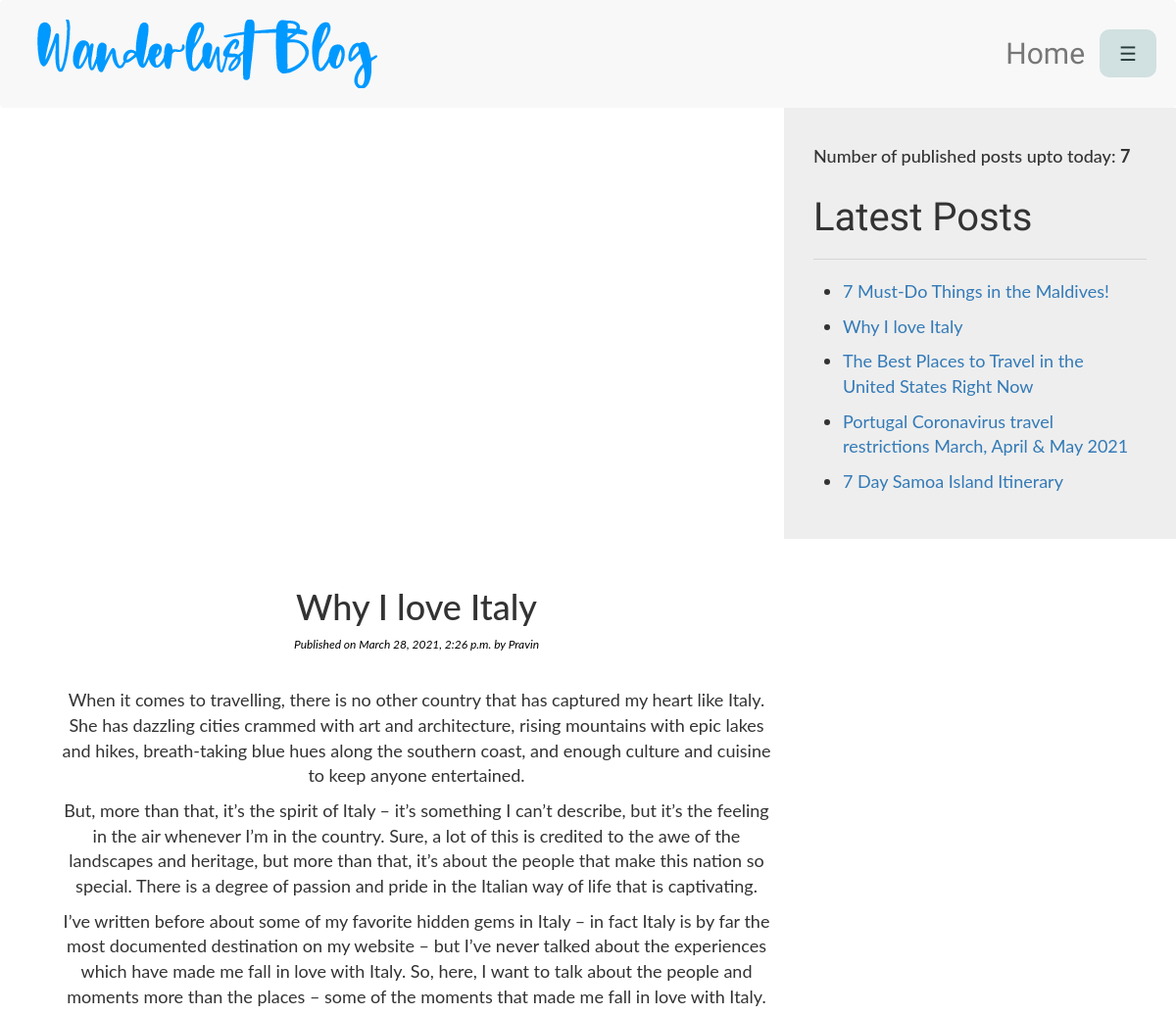
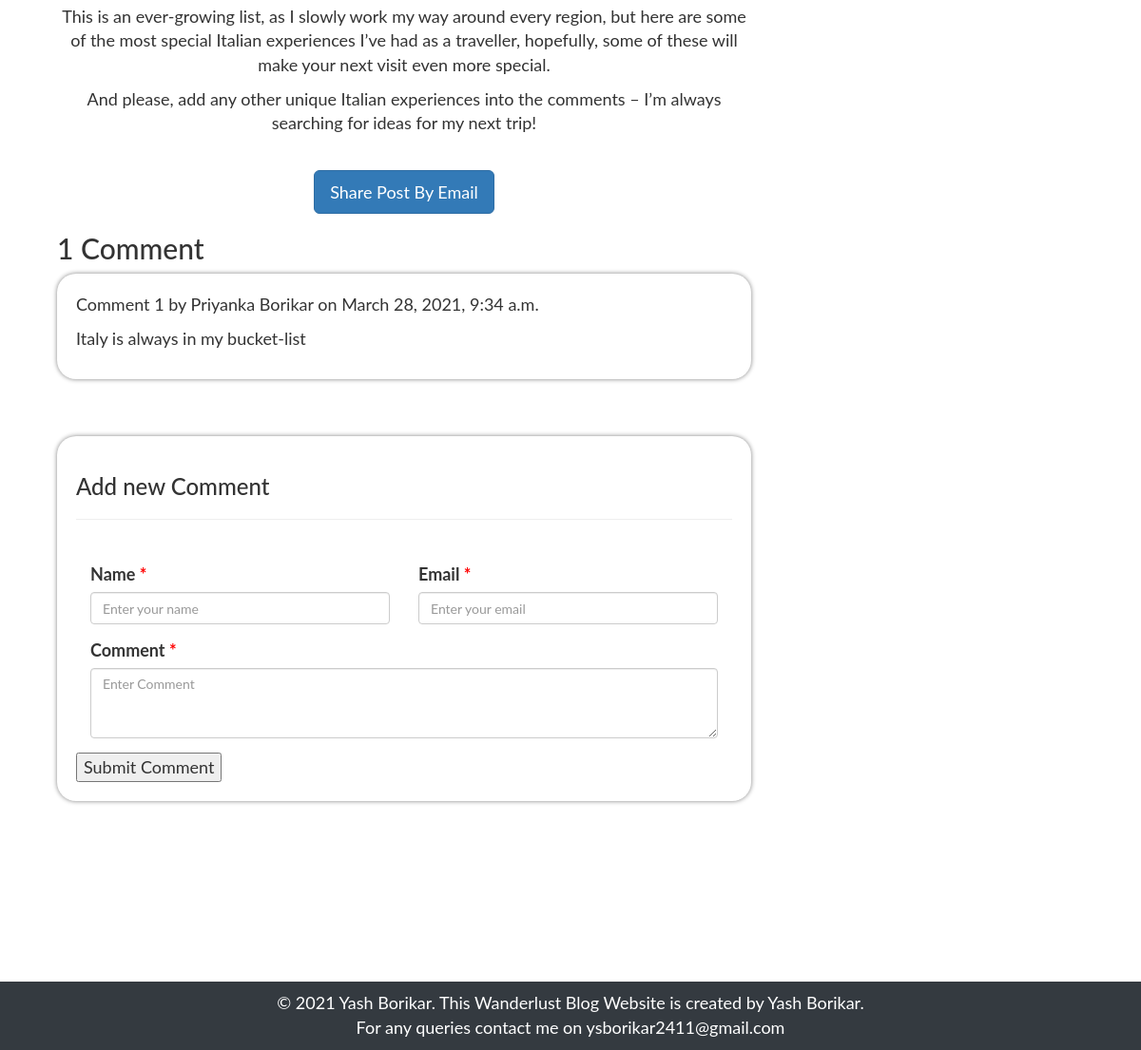
Page /2021/03/28/why-i-love-italy/ on the committed database (2 pictures, top to bottom).
### BlogApp/models.py (models this page shows, shortened)
class Post(models.Model):
    STATUS_CHOICES = (('1','Draft'), ('2','Published'))
    title = models.CharField(max_length=250)
    slug = models.SlugField(max_length=250, unique_for_date='publish')
    author = models.ForeignKey(User, related_name='blog_posts', on_delete=models.CASCADE)
    body = models.TextField()
    publish = models.DateTimeField(default=timezone.now)
    created = models.DateTimeField(auto_now_add=True)
    updated = models.DateTimeField(auto_now=True)
    status = models.CharField(max_length=2, choices=STATUS_CHOICES, default='2')
    objects = CustomManager()
    tags = TaggableManager()
    class Meta:
        ordering = ('-publish',)
    def get_absolute_url(self):
        return reverse('post_detail', args=[self.publish.year,
                                            self.publish.strftime('%m'),
                                            self.publish.strftime('%d'),
                                            self.slug])

class Comment(models.Model):
    post = models.ForeignKey(Post, related_name='comments', on_delete=models.CASCADE)
    name = models.CharField(max_length=32)
    email = models.EmailField()
    body = models.TextField()
    created = models.DateTimeField(auto_now_add=True)
    updated = models.DateTimeField(auto_now=True)
    active = models.BooleanField(default=True)
    class Meta:
        ordering = ('created',)

### BlogApp/views.py (the view)
# urls.py: path('<int:year>/<int:month>/<int:day>/<str:post>/', views.post_detail_view, name="post_detail"),
def post_detail_view(request,year,month,day,post):
    post = get_object_or_404(Post, slug=post,
                             status = '2',
                             publish__year = year,
                             publish__month = month,
                             publish__day = day)
    comments = post.comments.filter(active=True)
    csubmit = False
    if request.method == 'POST':
        form = CommentForm(data=request.POST)
        if form.is_valid():
            new_comment = form.save(commit=False)
            new_comment.post = post
            new_comment.save()
            csubmit = True
    else:
        form = CommentForm()
    return render(request, 'BlogApp/post_detail.html', {'post': post, 'form': form, 'comments': comments, 'csubmit': csubmit})

### BlogApp/forms.py
class CommentForm(forms.ModelForm):
    class Meta:
        model=Comment
        fields=('name','email','body')

### BlogApp/models.py (called while the page is built)
    def get_queryset(self):
        return super().get_queryset().filter(status='2')

### BlogApp/templatetags/blog_tags.py (called while the page is built)
@register.simple_tag
def total_posts():
    return Post.objects.count()

@register.inclusion_tag('BlogApp/latest_post.html')
def show_latest_posts(count=3):
    latest_posts=Post.objects.order_by('-publish')[:count]
    return {'latest_posts':latest_posts}

### BlogApp/templates/BlogApp/post_detail.html (shortened to what this page needs)
{% extends 'BlogApp/base.html'%}
{%load blog_tags%}
{%load static%}
{%block content%}
<div class="col-sm-4 right-navbar">
    <div class="jumbotron" style="padding: 30px;">
        <h4>Number of published posts upto today:  <b>{%total_posts%}</b></h4>
        <h3 class="latest-post">Latest Posts</h3><hr>
        <p>{% show_latest_posts 5 %}</p>
    </div>
</div>
<div class='container content'>
    <div class="col-sm-8"  align="center">
        <h1>{{post.title}}</h1>
        <p id='date'>Published on {{post.publish}} by {{post.author|title}}</p><br>
        {{post.body|linebreaks}}
        <br>
        <a href="/{{post.id}}/share" class='btn btn-lg btn-primary'>Share Post By Email</a>
    </div>
    <div class="col-sm-8">
        {% with comments.count as comments_count %}
            <h2>{{comments_count}} Comment{{comments_count|pluralize}}</h2>
        {% endwith%}
        {%if comments %}
        {%for comment in comments %}
            <div class="form-content">
                <p id='ch'> Comment {{forloop.counter}} by {{comment.name}} on {{comment.created}}</p>
                <div class="cb">{{comment.body|linebreaks}}</div>
            </div>
        {%endfor%}
        {%else%}
            <p>There are no Comments Yet !!!</p>
        {%endif%}
    </div>
    <div class="col-sm-8" style="margin-top: 50px;">
        <div class="form-content">
        <h3>Add new Comment</h3><hr><br>
            {%if csubmit %}
                <h3>Your Comment Added Succefully</h3>
            {%else%}
            <form method="post">
                <div class="col-sm-6 form-group">
                    <label for="id_name">Name <span class="helptext" style="color:red;">*</span></label>
                    <input type="text" name="name" maxlength="32" class="form-control" placeholder="Enter your name" required id="id_name">
                </div>
                <div class="col-sm-6 form-group">
                    <label for="id_email">Email <span class="helptext" style="color:red;">*</span></label>
                    <input type="email" name="email" maxlength="254" class="form-control" placeholder="Enter your email" required id="id_email">
                </div>
                <div class="col-sm-12 form-group">
                    <label for="id_body">Comment <span class="helptext" style="color:red;">*</span></label>
                    <textarea name="body" cols="40" rows="3" class="form-control" placeholder="Enter Comment" required id="id_body"></textarea>
                </div>
                <button type="submit">Submit Comment</button>
            </form>
            {%endif%}
        </div>
    </div>
</div>
{%endblock%}

### BlogApp/templates/BlogApp/latest_post.html
<ul style="padding-left: 20px;">
    {% for post in latest_posts %}
        <li style="margin: 10px;">
            <a href="{{post.get_absolute_url}}" style="text-decoration: none;">{{post.title}}</a>
        </li>
    {% endfor %}
</ul>

### BlogApp/static/BlogApp/css/styles.css (style rules this page uses)
body { font-family: 'Noto Serif KR', Lato; font-size: 18px; }
.right-navbar { float: right; padding-top: 20px; padding: 0px; height: 100%; }
.latest-post { font-family: 'Cookie'; font-size: 40px; margin-top: 30px; }
.content { margin-top: 30px; margin-left: 30px; }
#date { color:black; font-size:12px; font-style: italic; }
.form-content { background: white; margin-bottom: 10px; padding: 20px 20px 20px 20px; border-radius: 20px; box-shadow: 0px 0px 5px grey; }

### rows in the picture
Post: title "7 Must-Do Things in the Maldives!"
Post: title "Why I love Italy", publish "March 28, 2021, 2:26 p.m.", author "Pravin", body "When it comes to travelling, there is no other country that has captured my heart like Italy. She has dazzling cities crammed with art and architecture, rising mountains with epic lakes and hikes, breath-taking blue hues along the southern coast, and enough culture and cuisine to keep anyone entertained. But, more than that, it’s the spirit of Italy – it’s something I can’t describe, but it’s the feeling in the air whenever I’m in the country. Sure, a lot of this is credited to the awe of the landscapes and heritage, but more than that, it’s about the people that make this nation so special. There is a degree of passion and pride in the Italian way of life that is captivating. I’ve written…"
Post: title "The Best Places to Travel in the United States Right Now"
Post: title "Portugal Coronavirus travel restrictions March, April & May 2021"
Post: title "7 Day Samoa Island Itinerary"
Comment: name "Priyanka Borikar", created "March 28, 2021, 9:34 a.m.", body "Italy is always in my bucket-list"

### other values in the picture
{{ comments_count }} "1"
